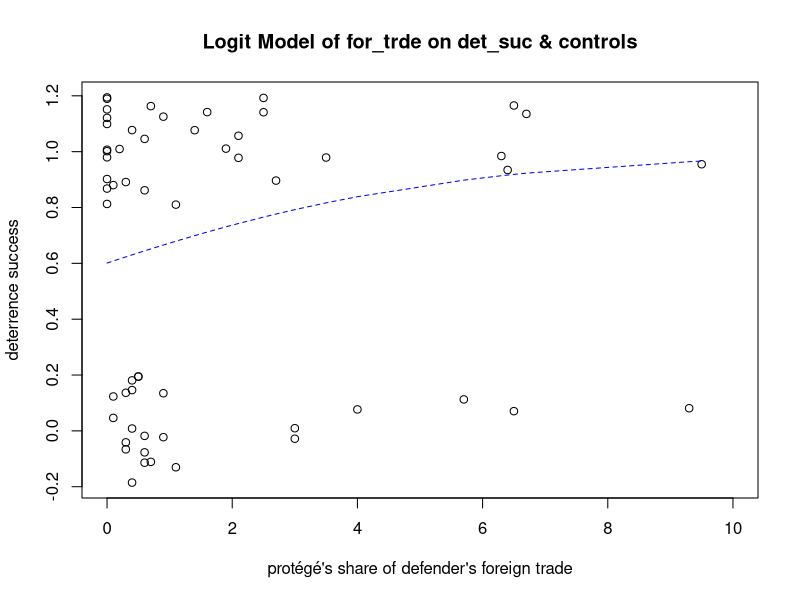

R code for this plot:
ed <- as.data.frame(read.csv("ExtendedDeterrence.csv"))
View(ed)
#1
model1 <- glm(det_suc~imbalfor+stbalfor+ltbalfor+nuke+alliance+arms_xfr+for_trde,data=ed,family=binomial(link="logit"))
summary(model1)
#3b
X <- model.matrix(model1)
B <- model1$coefficients
all.means <- apply(X,2,mean)
summary(ed$nuke)
Logit.MargEff.polint <- exp(sum(all.means*B))/(1+exp(sum(all.means*B)))*1/(1+exp(sum(all.means*B)))*B['nuke']
Logit.MargEff.polint
#3c
else.means <- all.means
else.means['nuke'] <- 1
phat1 <- exp(sum(else.means*B))/(1+exp(sum(else.means*B)))
phat1
else.means['nuke'] <- 0
phat0 <- exp(sum(else.means*B))/(1+exp(sum(else.means*B)))
phat0
phat1-phat0
#4
else.means <- all.means
else.means['for_trde'] <- 0
plot(ed$for_trde, jitter(ed$det_suc,1),xlim=c(0,10), xlab="protégé's share of defender's foreign trade", ylab="deterrence success", main="Logit Model of for_trde on det_suc & controls")
lines(sort(ed$for_trde), #x,y & y=eXB/(1+eXB): 
      sort(exp(sum(else.means*B)+B['for_trde']*X[,'for_trde'])/(1+exp(sum(else.means*B)+B['for_trde']*X[,'for_trde']))), col="blue", lty=2)
#5
model5 <- glm(det_suc~imbalfor+stbalfor+ltbalfor+nuke+alliance+arms_xfr+for_trde,data=ed,family=binomial(link="probit"))
summary(model5)
##diff method "nuke"
X <- model.matrix(model5)
B <- model5$coefficients
all.means <- apply(X,2,mean)
else.means <- all.means
else.means['nuke'] <- 1
phat1 <- exp(sum(else.means*B))/(1+exp(sum(else.means*B)))
phat1
else.means['nuke'] <- 0
phat0 <- exp(sum(else.means*B))/(1+exp(sum(else.means*B)))
phat0
phat1-phat0
##diff method "imbalfor"
X <- model.matrix(model5)
B <- model5$coefficients
all.means <- apply(X,2,mean)
else.means <- all.means
else.means['imbalfor'] <- 5
phat1 <- exp(sum(else.means*B))/(1+exp(sum(else.means*B)))
phat1
else.means['nuke'] <- 0
phat0 <- exp(sum(else.means*B))/(1+exp(sum(else.means*B)))
phat0
phat1-phat0


